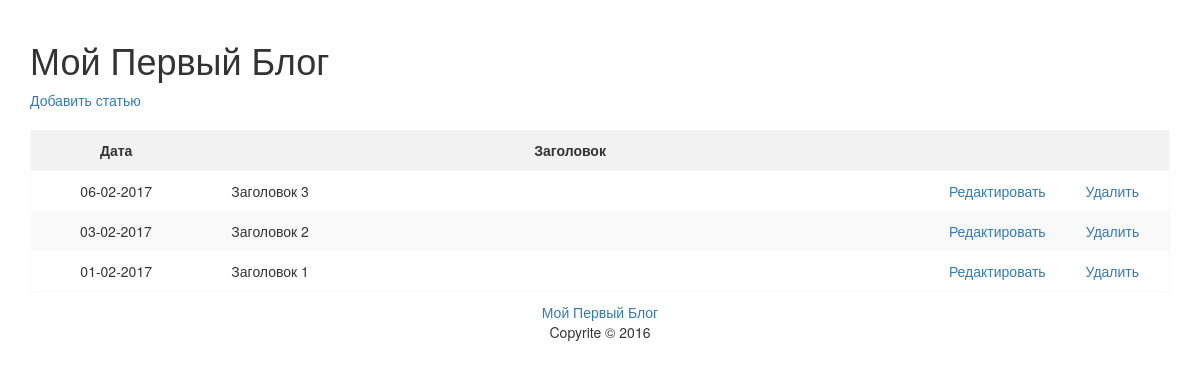
The app's page /admin/index.php with its own data.
### tables this page shows
CREATE TABLE `articles` (
  `id` int(11) UNSIGNED NOT NULL,
  `title` varchar(255) NOT NULL,
  `content` text NOT NULL,
  `posted` date NOT NULL
);

### models/articles.php (called while the page is built, shortened)
<?php
function articles_all($connection)
{
	$query = "SELECT * FROM articles ORDER BY id DESC";
	$res = mysqli_query($connection, $query);
	$n = mysqli_num_rows($res);
	$articles = array();
	for ($i=0; $i < $n; $i++) {
		$row = mysqli_fetch_assoc($res);
		$articles[] = $row;
	}
	return $articles;
}
function publish_date($date)
{
	return date('d-m-Y', strtotime($date));
}
?>

### views/articles_admin.php (the view, shortened to what this page needs)
<!DOCTYPE html>
<html>
<head>
	<link rel="stylesheet" href="../style.css">
	<link rel="stylesheet" href="https://maxcdn.bootstrapcdn.com/bootstrap/3.3.7/css/bootstrap.min.css">
</head>
<body>
<div class="main">
	<div class="container">
		<h1>Мой Первый Блог</h1>
		<a href="index.php?action=add">Добавить статью</a>
		<table class='admin-articles'>
			<thead>
				<tr>
					<th>Дата</th>
					<th>Заголовок</th>
					<th colspan="2"></th>
				</tr>
			</thead>
			<tbody>
		<?php foreach ($articles as $a): ?>
				<tr>
					<td><?=publish_date($a["posted"])?></td>
					<td><?=$a["title"]?></td>
					<td><a href='index.php?action=edit&id=<?=$a["id"]?>'>Редактировать</a></td>
					<td><a href='index.php?action=delete&id=<?=$a["id"]?>'>Удалить</a></td>
				</tr>
		<?php endforeach ?>
			</tbody>
		</table>
	</div>
</div>
<footer class="footer">
	<p><a href='/blog'>Мой Первый Блог</a> <br>Copyrite &copy 2016</p>
</footer>
</body>
</html>

### admin/index.php (shortened to what this page needs)
<?php
require_once ("../db.php");
require_once ("../models/articles.php");
$connection = db_connect();
if (isset($_GET['action'])) {
	$action = $_GET['action'];
}
else {
	$action = "";
}
if ($action == "add") {
	if (!empty($_POST)) {
		articles_new($connection,
			$_POST['title'],
			$_POST['posted'],
			$_POST['content']);
		header("location: index.php");
	}
	include("../views/article_admin.php");
} else if ($action == "delete") {
	$id = $_GET['id'];
	$article = articles_delete($connection, $id);
	header("location: index.php");
}
else {
	$articles = articles_all($connection);
	include("../views/articles_admin.php");
}
 ?>

### style.css (style rules this page uses)
body { display: -webkit-flex; display: -moz-flex; display: -ms-flex; display: -o-flex; display: flex; justify-content: space-between; flex-direction: column; }
.container { padding-top: 20px; }
footer { height: 60px; text-align: center; padding: 10px 0; }
.admin-articles { margin-top: 20px; width: 100%; box-shadow: 0 0 10px #fcfcfc; }
.admin-articles thead { background: #f2f2f2; }
.admin-articles tr:nth-of-type(odd) { border-right: 1px solid #f9f9f9; border-left: 1px solid #f9f9f9; }
.admin-articles tr:nth-of-type(even) { background: #f9f9f9; }
.admin-articles tr:last-of-type { border-bottom: 1px solid #f9f9f9; }
.admin-articles th { text-align: center; }
.admin-articles th, .admin-articles td { padding: 10px; }
.admin-articles td:nth-of-type(1) { width: 15%; text-align: center; }
.admin-articles td:nth-of-type(2) { padding: 10px 30px; }
.admin-articles td:nth-of-type(3), .admin-articles td:nth-of-type(4) { width: 10%; text-align: center; }

### records on screen
articles: posted "06-02-2017", title "Заголовок 3"
articles: posted "03-02-2017", title "Заголовок 2"
articles: posted "01-02-2017", title "Заголовок 1"
